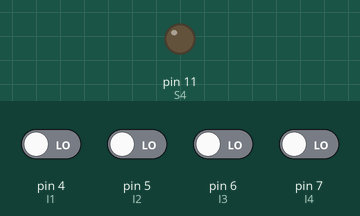
Simulated run of this sketch. Board: Arduino Uno, built with avr-gcc and run on an emulated ATmega328P. Parts: output pins drawn as LEDs (lit = HIGH). The inputs (shaded band) are chosen by the test bench; at power-on: pin 4 (I1), pin 5 (I2), pin 6 (I3), pin 7 (I4) LOW. Pins used as bus, display or sensor lines are not drawn.

Above: at 1.2 s.
1.3 s: pin 4 (I1) driven HIGH and pin 6 (I3) driven HIGH
At 2.5 s:
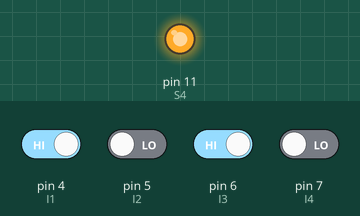
2.8 s: pin 7 (I4) driven HIGH
At 3.9 s:
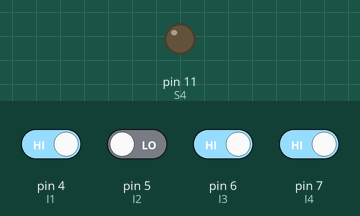
4.3 s: pin 7 (I4) driven LOW
At 5.1 s:
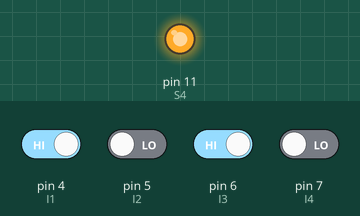
Timing chart, 0 to 7.3 s (numbered marks = the images above; inputs shaded):
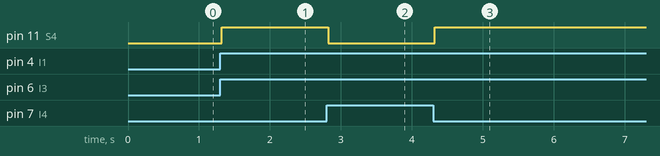

Measured:
- after the input at 1.3 s, pin 11 (S4): LOW → HIGH at once
- after the input at 2.8 s, pin 11 (S4): HIGH → LOW at once
- after the input at 4.3 s, pin 11 (S4): LOW → HIGH at once

The sketch:

arduino.ino
```cpp
/**
 * SIMULACIÓN DE UNA PUENTE H UTILIZANDO 4 RELÉS
 *
 * En esta práctica se simulará el funcionamiento del integrado L293D
 * utilizando 4 relés, cuyas entradas son dirigidas por por 4
 * microinterruptores. Además, se controlarán las revoluciones del motor
 * mediante un potenciometro idemendiente a la placa Arduino.
 *
 * Por: Alejandro Sampedro Fernádnez
 * Fecha: Marzo 2024
 */

// Se definen los pines de entrada
#define S1 8
#define S2 9
#define S3 10
#define S4 11

// Se definen los pines de salida
#define I1 4
#define I2 5
#define I3 6
#define I4 7

/**
 * Es importante aclarar que las sal´idas se verán invertidas
 * respecto a las entradas, es decir, al pulsar el primer
 * pulsador, se activará el último relé.
 *
 * ------------------------
 * | Pulsador 1 | Relé 4 |
 * | Pulsador 2 | Relé 3 |
 * | Pulsador 3 | Relé 2 |
 * | Pulsador 4 | Relé 1 |
 * ------------------------
 */

// Se define la longitud del array en el que almacenaremos los datos
#define ArrayLength 4

int data[] = {0, 0, 0, 0}; // Creación del array donde se guardan los datos
int inputPins[] = {
    I1, I2, I3, I4}; //  Creación del array con las posiciones de las entradas
int outputPins[] = {S1, S2, S3,
                    S4}; // Creación del array con las posiciones de las salidas

void setup() {
  // Se indica que pines son salidas y cuales entradas
  pinMode(S1, OUTPUT);
  pinMode(S2, OUTPUT);
  pinMode(S3, OUTPUT);
  pinMode(S4, OUTPUT);

  pinMode(I1, INPUT);
  pinMode(I2, INPUT);
  pinMode(I3, INPUT);
  pinMode(I4, INPUT);
}

void loop() {
  // Primer bucle, que lee el valor de las entradas
  for (int i = 0; i < ArrayLength; i++) {
    /**
     * Se asigna el valor negado de cada entrada a su correspondiente
     posición
     * en el array de datos. La decisión de negar el valor se debe a que las
     * entradas están en lógica negativa, es decir, un 0 para cuando están
     * activas, y un 1 para cuando están inactivas.
     */
    data[i] = !digitalRead(inputPins[i]);
  }

  // Se revisa que no exista la posibilidad de que ocurra un corto
  if (!(data[0] && data[1]) && !(data[2] && data[3])) {
    // Segundo bucle, que escribe los valores en las salidas
    for (int i = 0; i < ArrayLength; i++) {
      // Se asigna el valor a cada una de las salidas
      digitalWrite(outputPins[i], data[i]);
    }
  }

  // Se deja un delay de 30 segundos para evitar un consumo excesivo
  delay(30);
}
```
